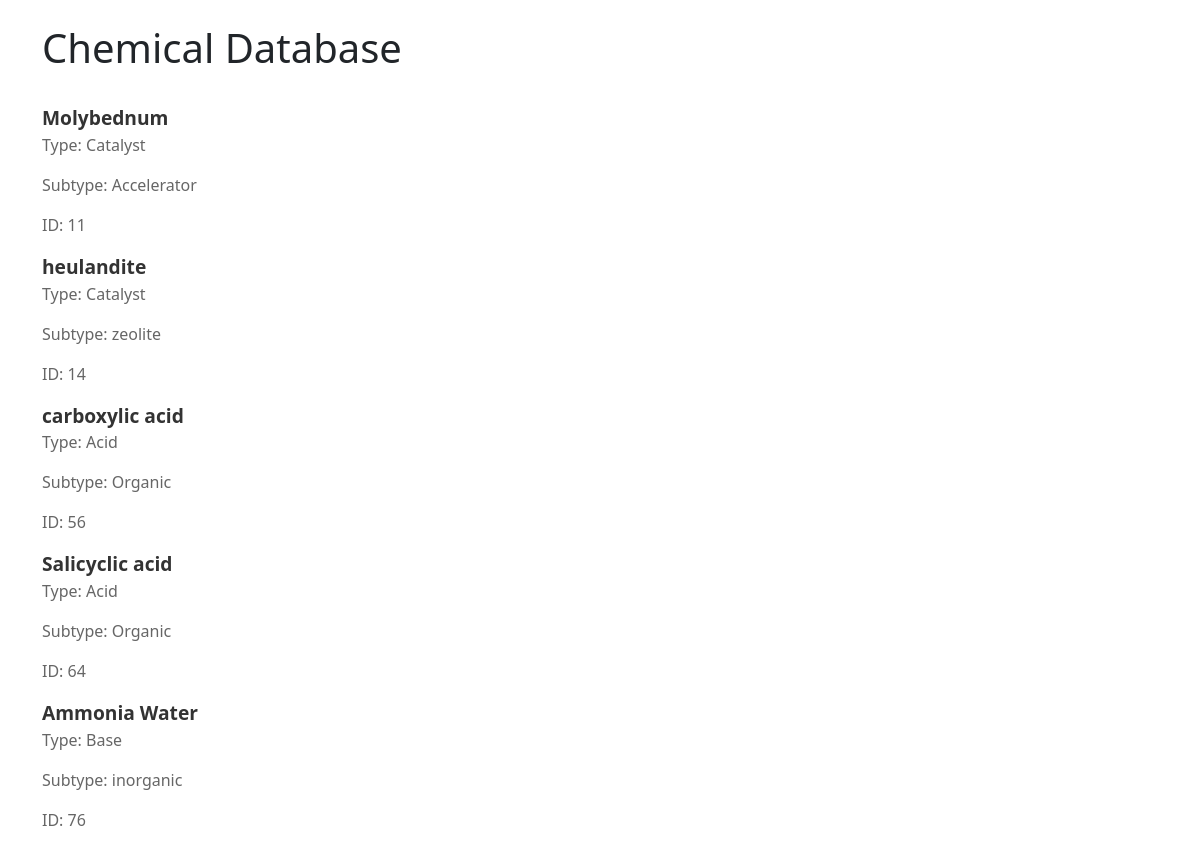
The page / on the database its author committed.
### website/models.py (models this page shows, shortened)
class Chemical(models.Model):
    labitemtype = models.CharField(max_length=100)
    labitemsubtype = models.CharField(max_length=100)
    labitemid = models.IntegerField()
    labitemname =  models.CharField(max_length=100)

### website/views.py (the view)
# urls.py: 2. Add a URL to urlpatterns:  path('', views.home, name='home')
def home(request):
    all_chemicals = Chemical.objects.all()
    return render(request, 'home.html', {'all': all_chemicals})

### website/templates/home.html (shortened to what this page needs)
{% extends "base.html" %}
{% block content %}
<br/>
<h1>Chemical Database</h1>
<br/>
{% for chem in all %}
    <div>
        <strong>{{ chem.labitemname }}</strong>
        <p>Type: {{ chem.labitemtype }}</p>
        <p>Subtype: {{ chem.labitemsubtype }}</p>
        <p>ID: {{ chem.labitemid }}</p>
    </div>
{% endfor %}
{% endblock %}

### website/templates/base.html (shortened to what this page needs)
<!doctype html>
<html lang="en">
  <head>
    <link href="https://cdn.jsdelivr.net/npm/bootstrap@5.3.0-alpha3/dist/css/bootstrap.min.css" rel="stylesheet">
  </head>
  <body>
    <div class="container">
      {% block content %}
      {% endblock %}
    </div>
  </body>
</html>

### website/templates/home.html (style rules this page uses)
strong { font-size: 1.2em; color: #333; }
p { font-size: 1em; color: #666; }

### rows shown on the page
Chemical: labitemname "Molybednum", labitemtype "Catalyst", labitemsubtype "Accelerator", labitemid "11"
Chemical: labitemname "heulandite", labitemtype "Catalyst", labitemsubtype "zeolite", labitemid "14"
Chemical: labitemname "carboxylic acid", labitemtype "Acid", labitemsubtype "Organic", labitemid "56"
Chemical: labitemname "Salicyclic acid", labitemtype "Acid", labitemsubtype "Organic", labitemid "64"
Chemical: labitemname "Ammonia Water", labitemtype "Base", labitemsubtype "inorganic", labitemid "76"
